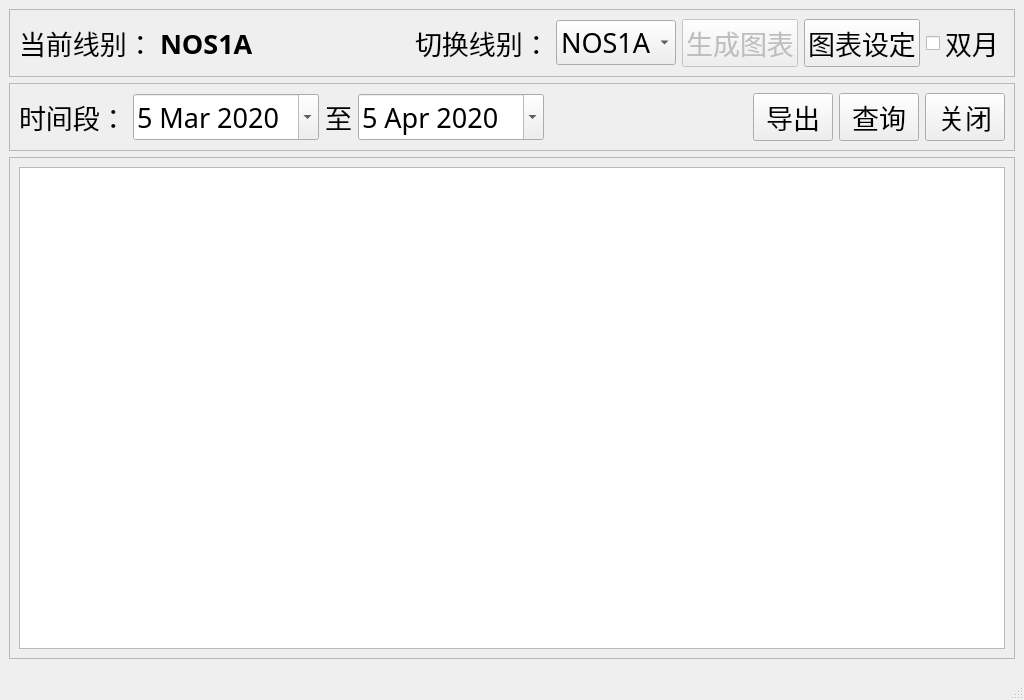
<?xml version="1.0" encoding="UTF-8"?>
<ui version="4.0">
 <class>MainWindow</class>
 <widget class="QMainWindow" name="MainWindow">
  <property name="windowModality">
   <enum>Qt::WindowModal</enum>
  </property>
  <property name="geometry">
   <rect>
    <x>0</x>
    <y>0</y>
    <width>1024</width>
    <height>700</height>
   </rect>
  </property>
  <property name="font">
   <font>
    <family>Microsoft YaHei UI Light</family>
    <pointsize>14</pointsize>
   </font>
  </property>
  <property name="windowTitle">
   <string>月不良记录统计</string>
  </property>
  <widget class="QWidget" name="centralwidget">
   <layout class="QVBoxLayout" name="verticalLayout">
    <item>
     <widget class="QFrame" name="frame_2">
      <property name="minimumSize">
       <size>
        <width>0</width>
        <height>40</height>
       </size>
      </property>
      <property name="frameShape">
       <enum>QFrame::StyledPanel</enum>
      </property>
      <property name="frameShadow">
       <enum>QFrame::Raised</enum>
      </property>
      <layout class="QHBoxLayout" name="horizontalLayout_2">
       <item>
        <widget class="QLabel" name="label">
         <property name="font">
          <font>
           <family>微软雅黑</family>
           <pointsize>20</pointsize>
          </font>
         </property>
         <property name="text">
          <string>当前线别：</string>
         </property>
        </widget>
       </item>
       <item>
        <widget class="QLabel" name="label_2">
         <property name="font">
          <font>
           <family>微软雅黑</family>
           <pointsize>20</pointsize>
           <weight>75</weight>
           <bold>true</bold>
          </font>
         </property>
         <property name="text">
          <string>NOS1A</string>
         </property>
        </widget>
       </item>
       <item>
        <spacer name="horizontalSpacer">
         <property name="orientation">
          <enum>Qt::Horizontal</enum>
         </property>
         <property name="sizeHint" stdset="0">
          <size>
           <width>799</width>
           <height>20</height>
          </size>
         </property>
        </spacer>
       </item>
       <item>
        <widget class="QLabel" name="label_6">
         <property name="font">
          <font>
           <family>微软雅黑</family>
           <pointsize>20</pointsize>
          </font>
         </property>
         <property name="text">
          <string>切换线别：</string>
         </property>
        </widget>
       </item>
       <item>
        <widget class="QComboBox" name="comboBox">
         <property name="minimumSize">
          <size>
           <width>120</width>
           <height>0</height>
          </size>
         </property>
         <property name="font">
          <font>
           <family>微软雅黑</family>
           <pointsize>20</pointsize>
          </font>
         </property>
         <item>
          <property name="text">
           <string>NOS1A</string>
          </property>
         </item>
         <item>
          <property name="text">
           <string>NOS1B</string>
          </property>
         </item>
         <item>
          <property name="text">
           <string>NOS2A</string>
          </property>
         </item>
         <item>
          <property name="text">
           <string>NOS2B</string>
          </property>
         </item>
         <item>
          <property name="text">
           <string>ML</string>
          </property>
         </item>
         <item>
          <property name="text">
           <string>AL</string>
          </property>
         </item>
        </widget>
       </item>
       <item>
        <widget class="QPushButton" name="pushButton_4">
         <property name="enabled">
          <bool>false</bool>
         </property>
         <property name="font">
          <font>
           <family>微软雅黑</family>
           <pointsize>20</pointsize>
          </font>
         </property>
         <property name="text">
          <string>生成图表</string>
         </property>
        </widget>
       </item>
       <item>
        <widget class="QPushButton" name="pushButton_5">
         <property name="font">
          <font>
           <family>微软雅黑</family>
           <pointsize>20</pointsize>
           <weight>50</weight>
           <bold>false</bold>
          </font>
         </property>
         <property name="text">
          <string>图表设定</string>
         </property>
        </widget>
       </item>
       <item>
        <widget class="QCheckBox" name="checkBox">
         <property name="font">
          <font>
           <family>微软雅黑</family>
           <pointsize>20</pointsize>
          </font>
         </property>
         <property name="text">
          <string>双月</string>
         </property>
        </widget>
       </item>
      </layout>
     </widget>
    </item>
    <item>
     <widget class="QFrame" name="frame_3">
      <property name="minimumSize">
       <size>
        <width>0</width>
        <height>50</height>
       </size>
      </property>
      <property name="font">
       <font>
        <family>微软雅黑</family>
       </font>
      </property>
      <property name="frameShape">
       <enum>QFrame::StyledPanel</enum>
      </property>
      <property name="frameShadow">
       <enum>QFrame::Raised</enum>
      </property>
      <layout class="QHBoxLayout" name="horizontalLayout_3">
       <item>
        <widget class="QLabel" name="label_4">
         <property name="font">
          <font>
           <family>微软雅黑</family>
           <pointsize>20</pointsize>
          </font>
         </property>
         <property name="text">
          <string>时间段：</string>
         </property>
        </widget>
       </item>
       <item>
        <widget class="QDateEdit" name="dateEdit">
         <property name="font">
          <font>
           <family>微软雅黑</family>
           <pointsize>20</pointsize>
          </font>
         </property>
         <property name="dateTime">
          <datetime>
           <hour>0</hour>
           <minute>0</minute>
           <second>0</second>
           <year>2020</year>
           <month>3</month>
           <day>5</day>
          </datetime>
         </property>
         <property name="calendarPopup">
          <bool>true</bool>
         </property>
        </widget>
       </item>
       <item>
        <widget class="QLabel" name="label_3">
         <property name="font">
          <font>
           <family>微软雅黑</family>
           <pointsize>20</pointsize>
          </font>
         </property>
         <property name="text">
          <string>至</string>
         </property>
        </widget>
       </item>
       <item>
        <widget class="QDateEdit" name="dateEdit_2">
         <property name="font">
          <font>
           <family>微软雅黑</family>
           <pointsize>20</pointsize>
          </font>
         </property>
         <property name="dateTime">
          <datetime>
           <hour>0</hour>
           <minute>0</minute>
           <second>0</second>
           <year>2020</year>
           <month>4</month>
           <day>5</day>
          </datetime>
         </property>
         <property name="calendarPopup">
          <bool>true</bool>
         </property>
        </widget>
       </item>
       <item>
        <spacer name="horizontalSpacer_2">
         <property name="orientation">
          <enum>Qt::Horizontal</enum>
         </property>
         <property name="sizeType">
          <enum>QSizePolicy::Expanding</enum>
         </property>
         <property name="sizeHint" stdset="0">
          <size>
           <width>50</width>
           <height>20</height>
          </size>
         </property>
        </spacer>
       </item>
       <item>
        <widget class="QLabel" name="label_5">
         <property name="text">
          <string/>
         </property>
        </widget>
       </item>
       <item>
        <widget class="QPushButton" name="pushButton">
         <property name="font">
          <font>
           <family>微软雅黑</family>
           <pointsize>20</pointsize>
          </font>
         </property>
         <property name="text">
          <string>导出</string>
         </property>
        </widget>
       </item>
       <item>
        <widget class="QPushButton" name="pushButton_2">
         <property name="font">
          <font>
           <family>微软雅黑</family>
           <pointsize>20</pointsize>
          </font>
         </property>
         <property name="text">
          <string>查询</string>
         </property>
        </widget>
       </item>
       <item>
        <widget class="QPushButton" name="pushButton_3">
         <property name="font">
          <font>
           <family>微软雅黑</family>
           <pointsize>20</pointsize>
          </font>
         </property>
         <property name="text">
          <string>关闭</string>
         </property>
        </widget>
       </item>
      </layout>
     </widget>
    </item>
    <item>
     <widget class="QFrame" name="frame">
      <property name="frameShape">
       <enum>QFrame::StyledPanel</enum>
      </property>
      <property name="frameShadow">
       <enum>QFrame::Raised</enum>
      </property>
      <layout class="QHBoxLayout" name="horizontalLayout">
       <item>
        <widget class="QTableWidget" name="tableWidget">
         <property name="minimumSize">
          <size>
           <width>986</width>
           <height>0</height>
          </size>
         </property>
         <property name="maximumSize">
          <size>
           <width>16777215</width>
           <height>16777215</height>
          </size>
         </property>
         <property name="font">
          <font>
           <family>微软雅黑</family>
           <pointsize>14</pointsize>
          </font>
         </property>
        </widget>
       </item>
      </layout>
     </widget>
    </item>
   </layout>
  </widget>
  <widget class="QMenuBar" name="menubar">
   <property name="geometry">
    <rect>
     <x>0</x>
     <y>0</y>
     <width>1024</width>
     <height>23</height>
    </rect>
   </property>
  </widget>
  <widget class="QStatusBar" name="statusbar"/>
 </widget>
 <resources/>
 <connections/>
</ui>
